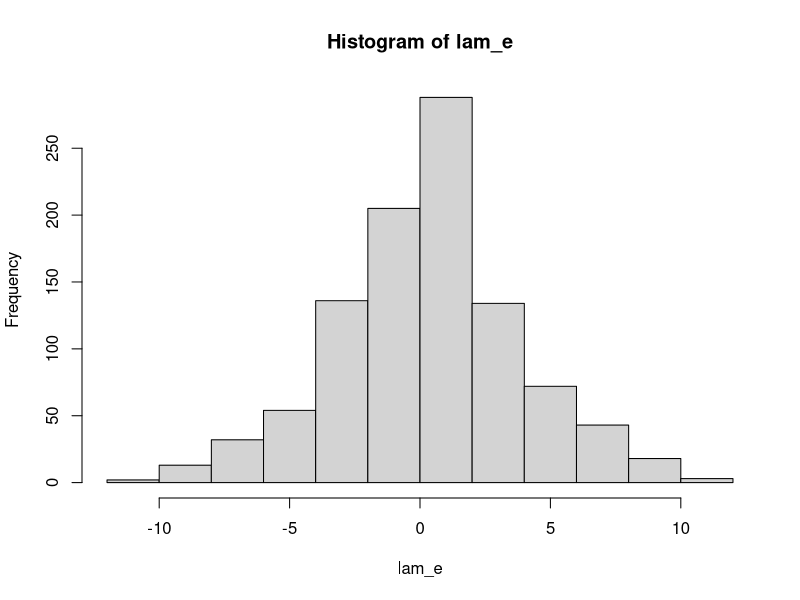

The R script that drew this image: (Note: this script raises an error after producing the figure.)

rm(list = ls())

#set random seed
set.seed(1) 

#### set inits ####
iterations = 1000


#### first get all lambda total values using survival data ####

#survivals
#s0 = 0.85 ## assumed
s1 = 0.81474
s2 = 0.7517774
s3 = 0.6705938
s4 = 0.5937116 

#### add in stochasticity ####

##get parameters for beta distribution
estBetaParams = function(mu, var) {
  alpha = ((1 - mu) / var - 1 / mu) * mu ^ 2
  beta = alpha * (1 / mu - 1)
  return(params = list(alpha = alpha, beta = beta))
}

## percent stochasticity of mean
stoch = 0.05

## get beta params
p1 = estBetaParams(s1,s1*stoch) 
p2 = estBetaParams(s2, s2*stoch)
p3 = estBetaParams(s3,s3*stoch )
p4 = estBetaParams(s4, s4*stoch)

## get beta random numbers
Sa1 = rbeta(iterations, p1$alpha, p1$beta)
Sa2 = rbeta(iterations, p2$alpha, p2$beta)
Sa3 = rbeta(iterations, p3$alpha, p3$beta)
Sa4 = rbeta(iterations, p4$alpha, p4$beta)


#### function to calculate lamdas ####

lambda_fun = function(survival){
  
  s = survival

  mat = matrix(0, nrow = 2, ncol = 2)

  mat[1,1] = 0.47 * s * 0.38 * 1
  mat[1,2] = s * 0.85 * 1
  mat[2,1] = 0.47 * s
  mat[2,2] = s

  mat_eigen = eigen(mat)
  lambda = mat_eigen$values[1]

  return(lambda)
}

#initialize vectors
lam1 = vector(mode = "numeric", length = 0)
lam2 = vector(mode = "numeric", length = 0)
lam3 = vector(mode = "numeric", length = 0)
lam4 = vector(mode = "numeric", length = 0)

for(i in 1:iterations){
  lam1[i] = lambda_fun(Sa1[i])
  lam2[i] = lambda_fun(Sa2[i])
  lam3[i] = lambda_fun(Sa3[i])
  lam4[i] = lambda_fun(Sa4[i])
}

## function to get lambda of affected pop
lam_e_fun = function(nt1, ne1, lam_t1, lam_u){
  
  nu1 = nt1 - ne1
  
  lambda_e = (nt1*lam_t1 - nu1*lam_u) / ne1
  
  return(lambda_e)
  
}


#### init pop size ####
init_total = 409
init_affected = init_total * 0.1
init_unaffected = init_total - init_affected

### get lambda for effecte population
#init vector
lam_e = vector(mode = "numeric", length = 0)

for(i in 1:iterations){
  lam_e[i] = lam_e_fun(init_total, init_affected, lam2[i], lam1[i])
}
hist(lam_e)

# define lambda of unaffected pop as lambda 1
lam_u = lam1


#### define function for 2 pop categories ####

pop_split_fun = function(nt_time1, lambda_time1, lambda_time2, lambda_u, lambda_e){
  
  nt_time2 = lambda_time1* nt_time1
  nu2 = ( (nt_time2*lambda_time2) - (nt_time2*lambda_e )) / (lambda_u - lambda_e)
  ne2 = nt_time2 - nu2
  
  # give vector of year 2: total pop, unaffected pop, affected pop
  pop = c(nt_time2, nu2, ne2)
  pop = round(pop)
  
  return(pop)
}

##project for first 4 years
pop_year1 = c(init_total, init_unaffected, init_affected)
pop_year2 = pop_split_fun(pop_year1[1], lam1, lam2, lam_u, lam_e)
pop_year3 = pop_split_fun(pop_year2[1], lam2, lam3, lam_u, lam_e)
pop_year4 = pop_split_fun(pop_year3[1], lam3, lam4, lam_u, lam_e)



## compile into df 
years = c(1,2,3,4)

pop_trend = rbind.data.frame(pop_year1, pop_year2, pop_year3, pop_year4)
pop_trend = cbind(years, pop_trend)

colnames(pop_trend)[1] = "year"
colnames(pop_trend)[2] = "total_pop"
colnames(pop_trend)[3] = "unaffected_pop"
colnames(pop_trend)[4] = "affected_pop"














#### plot ####
library(ggplot2)
library(reshape2)

pop = melt(pop_trend, id.vars = "year")

p = ggplot(data = pop, aes(x=year, y=value, group = variable, color = variable))+
      geom_line() +
      geom_point( size=3, shape=21, fill="white") +
      scale_x_continuous("Year") +
      scale_y_continuous("Population size") +
      scale_color_manual(labels = c("Total population", "Not infected", "Infected"), values = c("black", "blue", "red"))+
      theme(legend.title=element_blank())

print(p)

# setwd("C:/Users/oliver/Google Drive/PhD/Research/Indiana bat/figs/")
# tempname = "spread_in_pop.pdf"
# ggsave(tempname, plot = p, device = NULL, path = NULL, 
#        scale = 0.7, width = NA, height = NA, 
#        units = c("cm"), dpi = 300)




